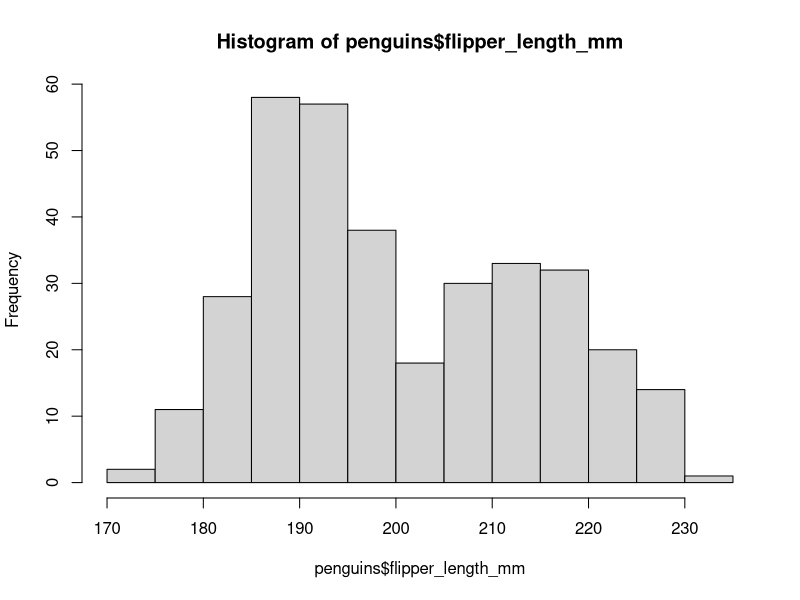
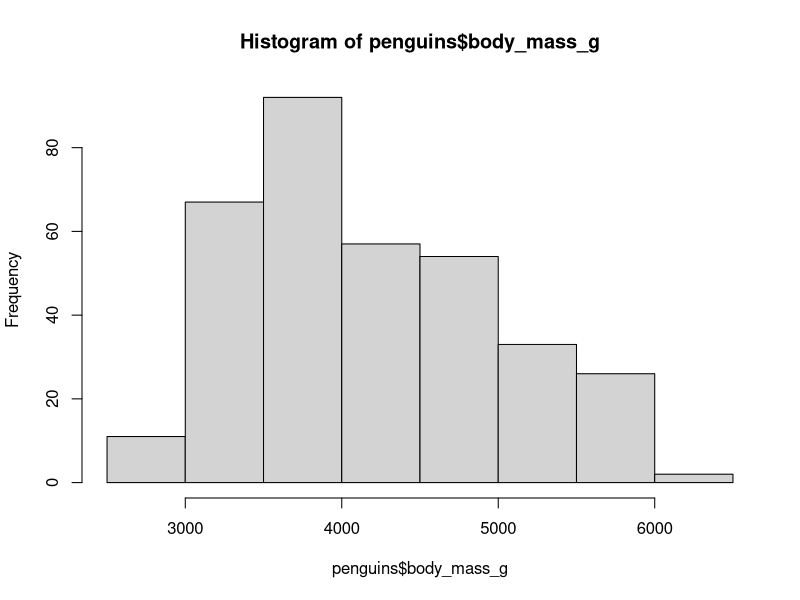
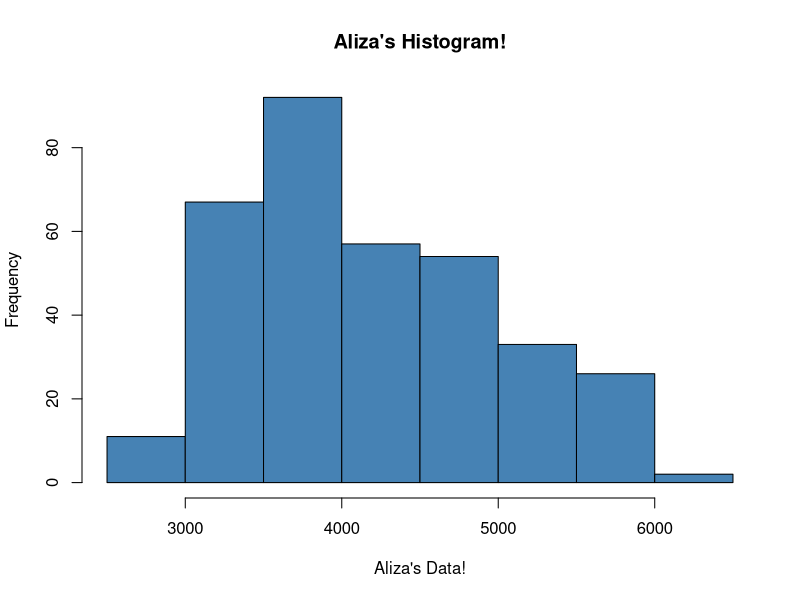
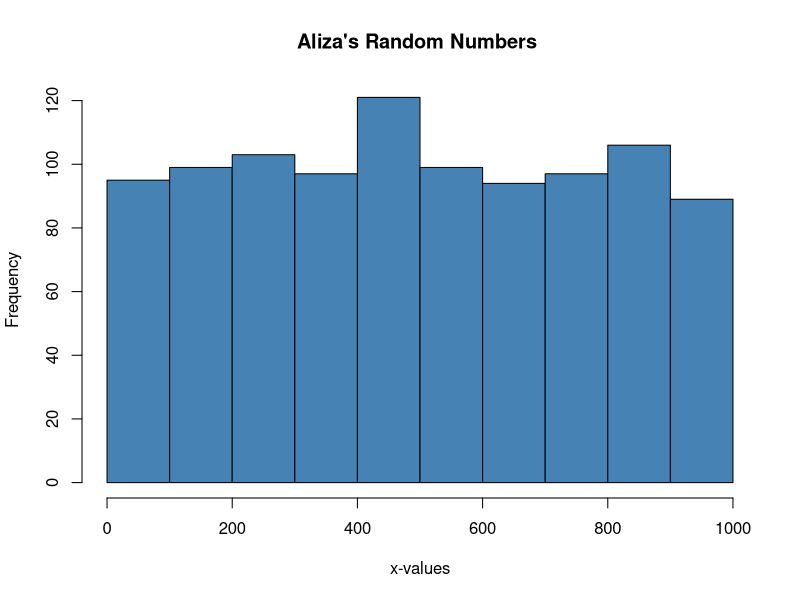

Here is the R script that generated these plots, in order:
require(palmerpenguins)
require(here)

##writing code before creating the function
image_file = "ugly_histogram.png"

png(here("images", image_file), width = 1200, height = 1000)

hist(penguins$flipper_length_mm)

dev.off()

##creating function
save_png_1 = function(image_file)
{
  require(here)
  png(here("images", image_file), width = 1200, height = 1000)
  
}

##testing codes
save_png_1("ugly_histo_2.png")

hist(penguins$body_mass_g)

dev.off

##adding color customization
dat_vec = penguins$body_mass_g

my_title ="Aliza's Histogram!"
x_label = "Aliza's Data!"

hist(dat_vec, col = "steelblue",
     main = my_title,
     xlab = x_label)

steel_blue_hist_fun = function (dat_vec, my_title, x_label)
{
  hist(dat_vec, col = "steelblue",
       main = my_title,
       xlab = x_label)
}
  
##testing the function

steel_blue_hist_fun(dat_vec = sample(x = 1:1000,size = 1000, replace = TRUE), 
                    my_title = "Aliza's Random Numbers ",
                    x_label = "x-values")

